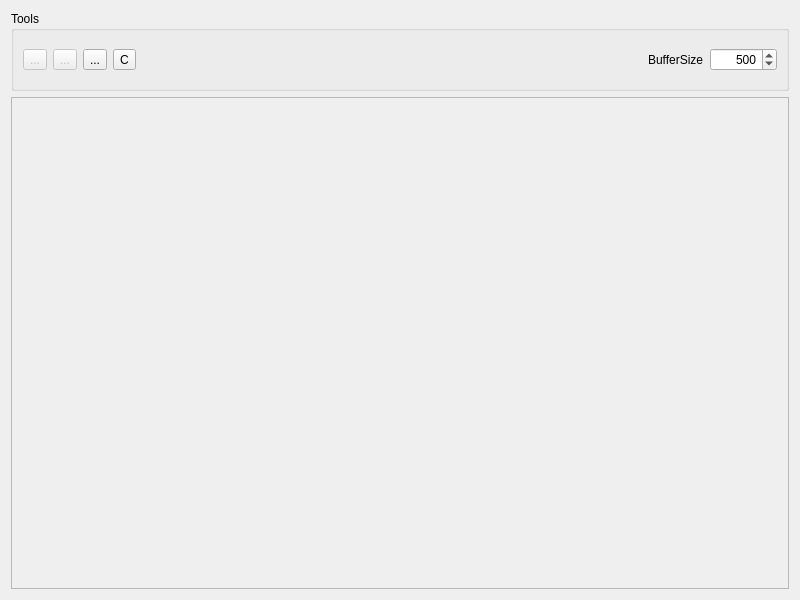
<?xml version="1.0" encoding="UTF-8"?>
<ui version="4.0">
 <class>ScopeView</class>
 <widget class="QWidget" name="ScopeView">
  <property name="geometry">
   <rect>
    <x>0</x>
    <y>0</y>
    <width>800</width>
    <height>600</height>
   </rect>
  </property>
  <property name="sizePolicy">
   <sizepolicy hsizetype="MinimumExpanding" vsizetype="MinimumExpanding">
    <horstretch>0</horstretch>
    <verstretch>0</verstretch>
   </sizepolicy>
  </property>
  <property name="minimumSize">
   <size>
    <width>640</width>
    <height>480</height>
   </size>
  </property>
  <property name="windowTitle">
   <string>Scope</string>
  </property>
  <layout class="QVBoxLayout" name="verticalLayout">
   <item>
    <widget class="QGroupBox" name="m_groupBox">
     <property name="enabled">
      <bool>true</bool>
     </property>
     <property name="minimumSize">
      <size>
       <width>0</width>
       <height>0</height>
      </size>
     </property>
     <property name="maximumSize">
      <size>
       <width>16777215</width>
       <height>80</height>
      </size>
     </property>
     <property name="autoFillBackground">
      <bool>false</bool>
     </property>
     <property name="title">
      <string>Tools</string>
     </property>
     <property name="flat">
      <bool>false</bool>
     </property>
     <property name="checkable">
      <bool>false</bool>
     </property>
     <layout class="QHBoxLayout" name="horizontalLayout_2">
      <item>
       <widget class="QToolButton" name="m_playToolButton">
        <property name="enabled">
         <bool>false</bool>
        </property>
        <property name="text">
         <string>...</string>
        </property>
        <property name="icon">
         <iconset resource="../../src/NetworkViewer.qrc">
          <normaloff>:/images/playGreen.png</normaloff>:/images/playGreen.png</iconset>
        </property>
       </widget>
      </item>
      <item>
       <widget class="QToolButton" name="m_pauseToolButton">
        <property name="enabled">
         <bool>false</bool>
        </property>
        <property name="text">
         <string>...</string>
        </property>
        <property name="icon">
         <iconset resource="../../src/NetworkViewer.qrc">
          <normaloff>:/images/pauseGreen.png</normaloff>:/images/pauseGreen.png</iconset>
        </property>
       </widget>
      </item>
      <item>
       <widget class="QToolButton" name="m_saveToolButton">
        <property name="enabled">
         <bool>true</bool>
        </property>
        <property name="text">
         <string>...</string>
        </property>
        <property name="icon">
         <iconset resource="../../src/NetworkViewer.qrc">
          <normaloff>:/images/Save-Icon.png</normaloff>:/images/Save-Icon.png</iconset>
        </property>
       </widget>
      </item>
      <item>
       <widget class="QToolButton" name="m_clearToolButton">
        <property name="toolTip">
         <string>Clear Scope</string>
        </property>
        <property name="text">
         <string>C</string>
        </property>
        <property name="icon">
         <iconset resource="../../src/NetworkViewer.qrc">
          <normaloff>:/images/cancel.png</normaloff>:/images/cancel.png</iconset>
        </property>
       </widget>
      </item>
      <item>
       <spacer name="horizontalSpacer">
        <property name="orientation">
         <enum>Qt::Horizontal</enum>
        </property>
        <property name="sizeHint" stdset="0">
         <size>
          <width>40</width>
          <height>20</height>
         </size>
        </property>
       </spacer>
      </item>
      <item>
       <widget class="QLabel" name="label">
        <property name="text">
         <string>BufferSize</string>
        </property>
       </widget>
      </item>
      <item>
       <widget class="QSpinBox" name="m_bufferSizeSpinbox">
        <property name="alignment">
         <set>Qt::AlignRight|Qt::AlignTrailing|Qt::AlignVCenter</set>
        </property>
        <property name="minimum">
         <number>100</number>
        </property>
        <property name="maximum">
         <number>999999999</number>
        </property>
        <property name="singleStep">
         <number>100</number>
        </property>
        <property name="value">
         <number>500</number>
        </property>
       </widget>
      </item>
     </layout>
    </widget>
   </item>
   <item>
    <widget class="QSplitter" name="splitter">
     <property name="orientation">
      <enum>Qt::Horizontal</enum>
     </property>
     <widget class="QFrame" name="m_frame">
      <property name="acceptDrops">
       <bool>true</bool>
      </property>
      <property name="frameShape">
       <enum>QFrame::StyledPanel</enum>
      </property>
      <property name="frameShadow">
       <enum>QFrame::Raised</enum>
      </property>
     </widget>
    </widget>
   </item>
  </layout>
 </widget>
 <resources>
  <include location="../../src/NetworkViewer.qrc"/>
 </resources>
 <connections/>
</ui>
